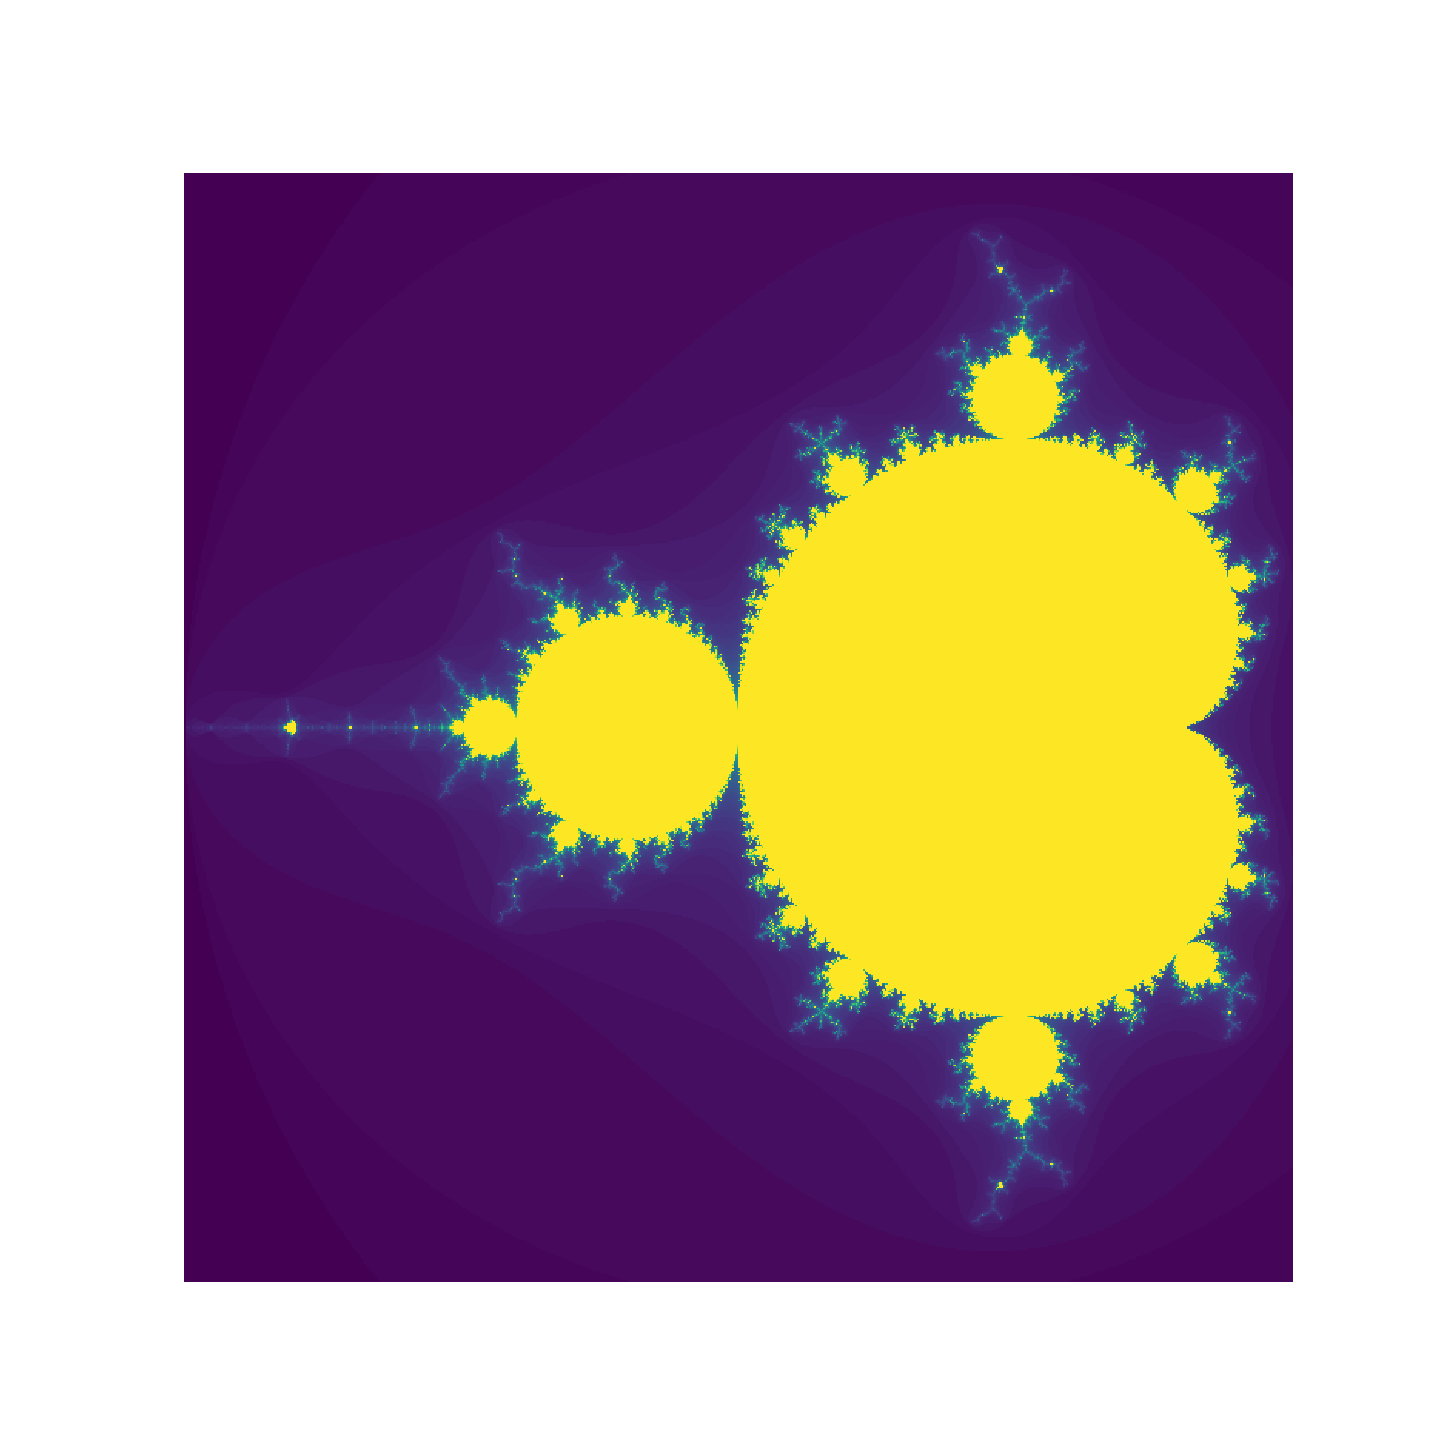

Python code for this plot:
import numpy as np
from matplotlib import pyplot as plt
from matplotlib import colors

def mandelbrot(z, max_iter):
    c = z
    for n in range(max_iter):
        if abs(z) > 2:
            return n
        z = z*z + c
    return max_iter

def mandelbrot_set(x_min, x_max, y_min, y_max, width, height, max_iter):
    r1 = np.linspace(x_min, x_max, width)
    r2 = np.linspace(y_min, y_max, height)
    n3 = np.empty((width, height))
    for i in range(width):
        for j in range(height):
            n3[i,j] = mandelbrot(r1[i] + 1j*r2[j], max_iter)
    return (r1, r2, n3)

def mandelbrot_image(x_min, x_max, y_min, y_max, width=10, height=10, max_iter=80, cmap='hot'):
    dpi = 72
    img_width = dpi * width
    img_height = dpi * height
    x, y, z = mandelbrot_set(x_min, x_max, y_min, y_max, img_width, img_height, max_iter)

    fig, ax = plt.subplots(figsize=(width, height), dpi=72)
    ticks = np.arange(0, img_width, 3*dpi)
    x_ticks = x_min + (x_max - x_min)*ticks/img_width
    plt.xticks(ticks, x_ticks)
    y_ticks = y_min + (y_max - y_min)*ticks/img_width
    plt.yticks(ticks, y_ticks)

    plt.axis('off')
    norm = colors.PowerNorm(0.3)
    ax.imshow(z.T, cmap=cmap, origin='lower')
    plt.show()
    save_image(fig)

def save_image(fig):
    filename = "mandelbrot.png"
    fig.savefig(filename)

mandelbrot_image(-2.0, 0.5, -1.25, 1.25, cmap='viridis')